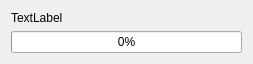
<?xml version="1.0" encoding="UTF-8"?>
<ui version="4.0">
 <class>Dialog</class>
 <widget class="QDialog" name="Dialog">
  <property name="geometry">
   <rect>
    <x>0</x>
    <y>0</y>
    <width>253</width>
    <height>60</height>
   </rect>
  </property>
  <property name="windowTitle">
   <string>Dialog</string>
  </property>
  <layout class="QVBoxLayout" name="verticalLayout">
   <item>
    <layout class="QVBoxLayout" name="verticalLayout_2">
     <item>
      <widget class="QLabel" name="label">
       <property name="text">
        <string>TextLabel</string>
       </property>
      </widget>
     </item>
     <item>
      <widget class="QProgressBar" name="progressBar">
       <property name="value">
        <number>0</number>
       </property>
      </widget>
     </item>
    </layout>
   </item>
  </layout>
 </widget>
 <resources/>
 <connections/>
</ui>
